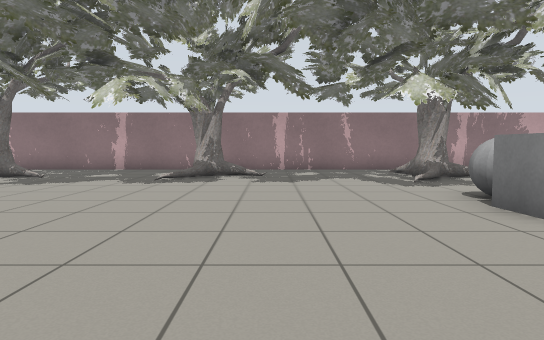
view 1 (above)

24 first-person views from a walk through a Gazebo world. The camera is 0.86 m above the floor, tilts 4° down and sees 75° across. The lines on the ground mark 1 m squares. The floor is counted in squares, 1 m on a side. Each view is taken from the middle of a square. On the plan, view 1 faces up. The plan holds only what a view shows up to about 12 squares ahead; the rest is blank. The robots in the file are not drawn. Gazebo's built-in surfaces are drawn with simple patterns.

view 2
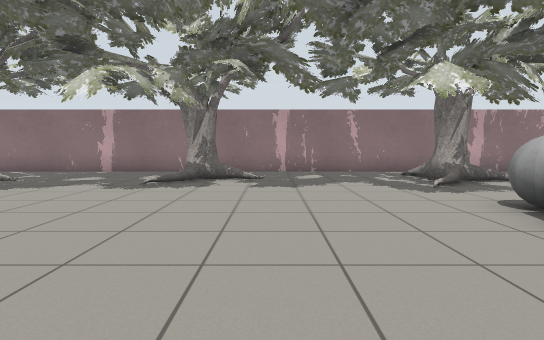

view 3
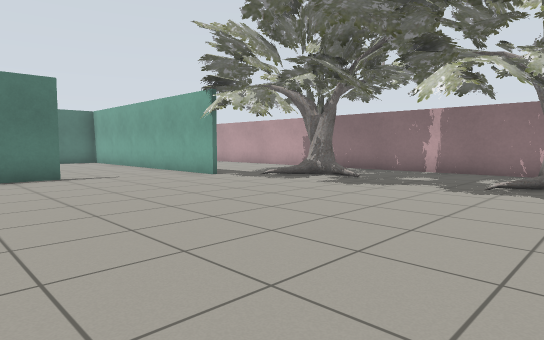

view 4
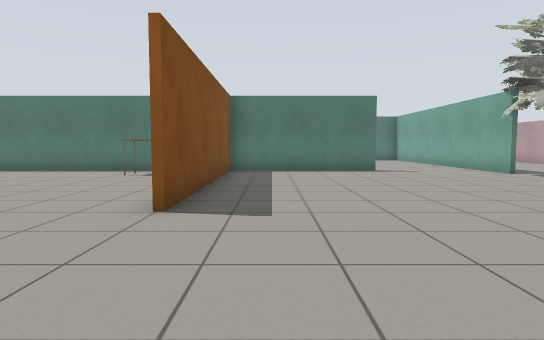

view 5
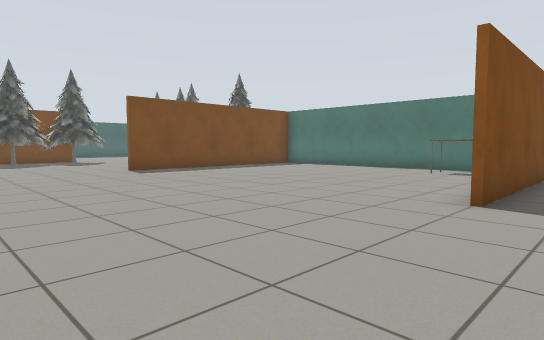

view 6
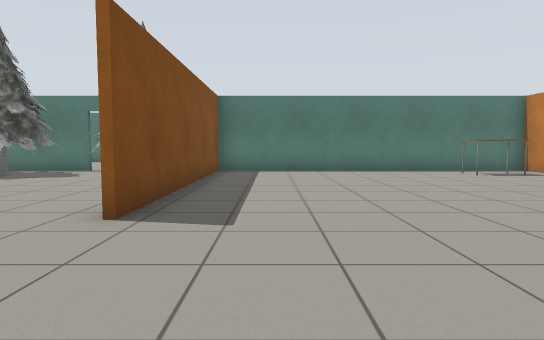

view 7
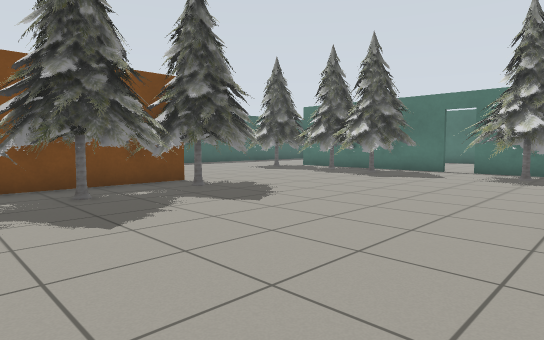

view 8
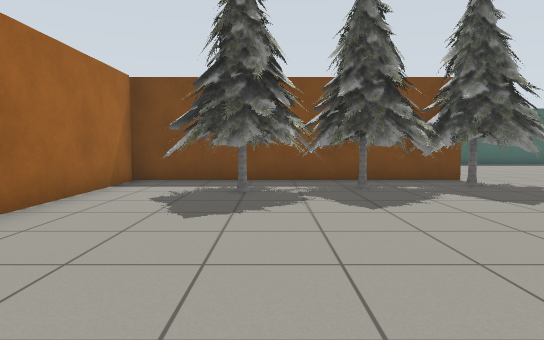

view 9
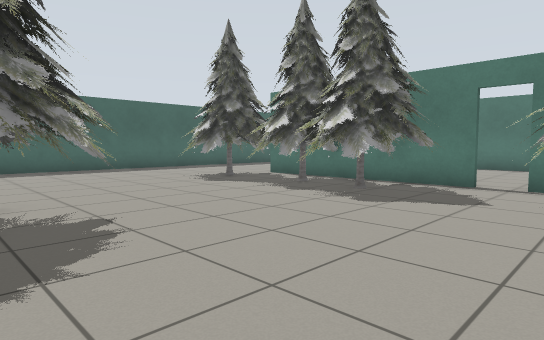

view 10
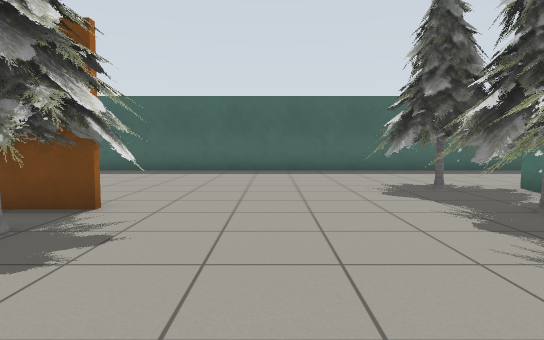

view 11
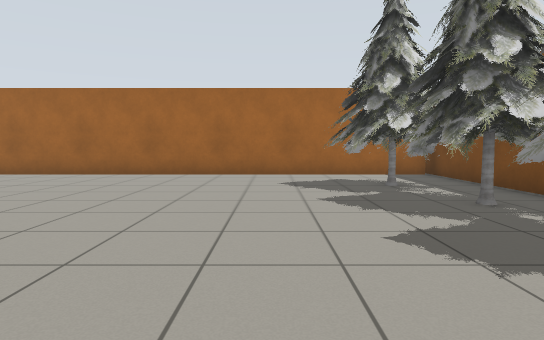

view 12
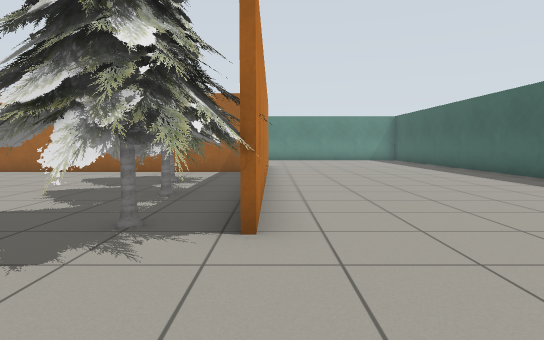

view 13
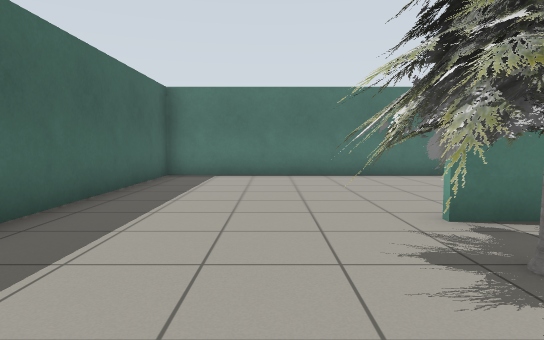

view 14
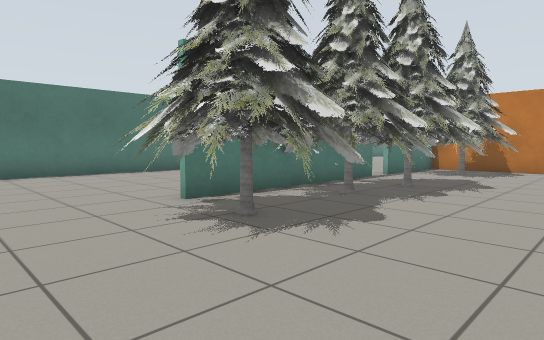

view 15
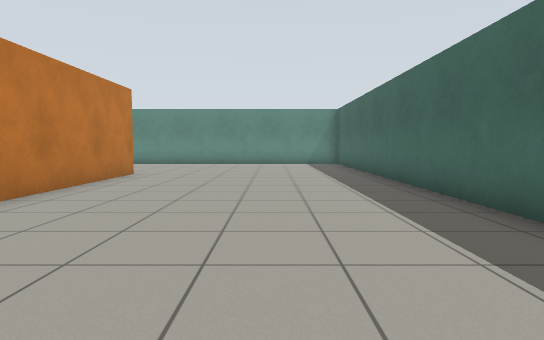

view 16
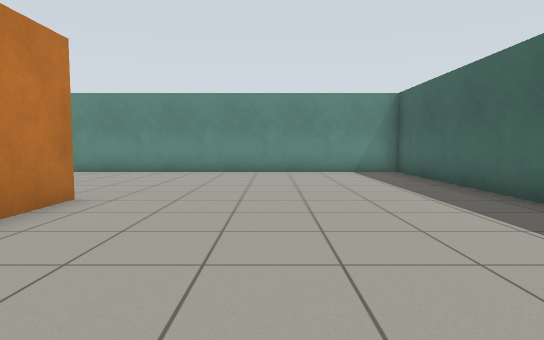

view 17
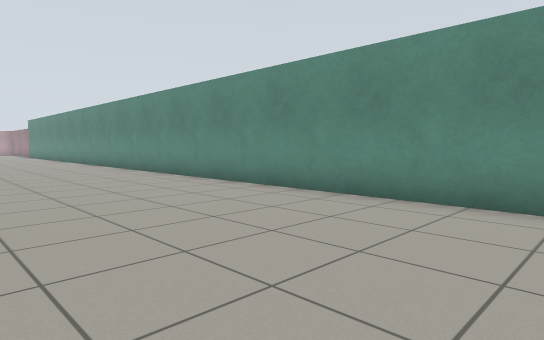

view 18
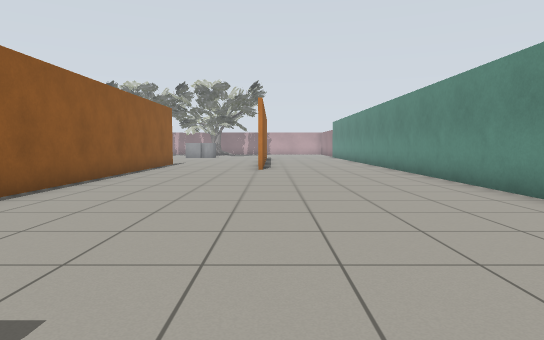

view 19
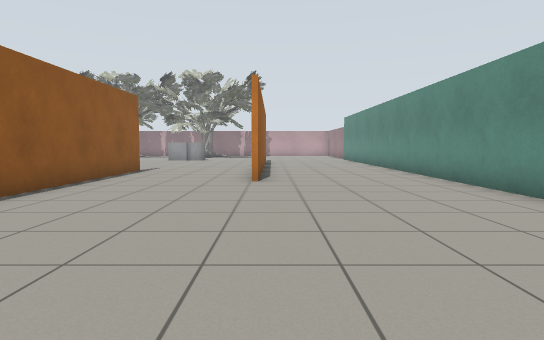

view 20
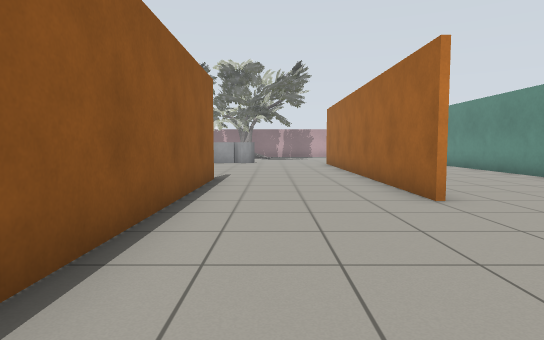

view 21
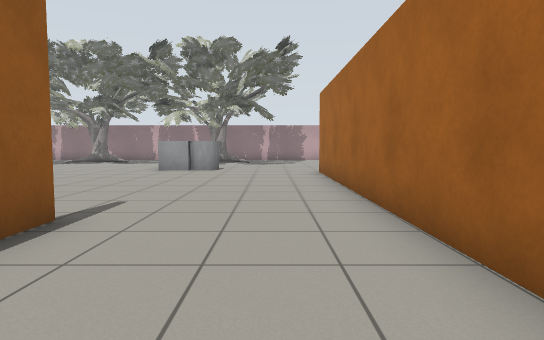

view 22
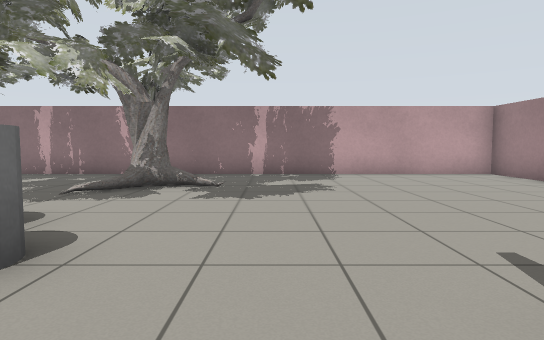

view 23
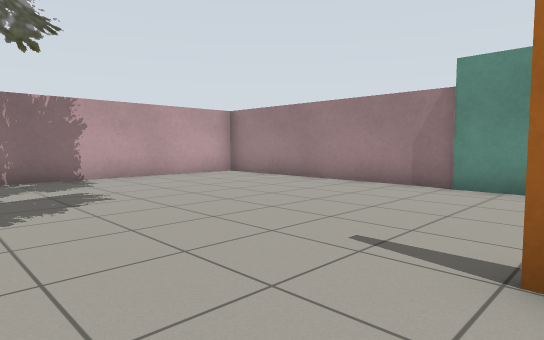

view 24
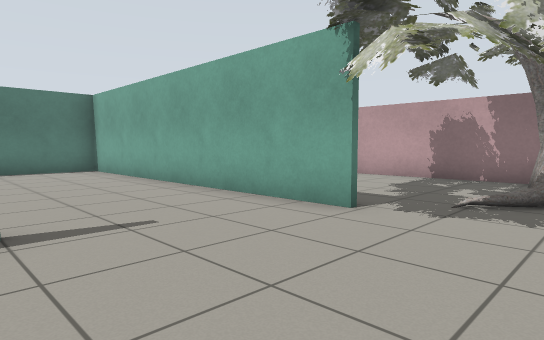

### Floor plan
Key: @ floor where view 1 was taken; # wall or solid block; . floor; D open door; T oak tree; B grey ball; G grey box; A table; P pine tree; C grey cylinder.
Columns run from 19 left of view 1 to 14 right of it. Each row starts with its distance up from view 1.
 13       ############################
 12        ..........................#
 11        ....T.....T.....T.........#
 10         ...TT....TT....TT........#
  9         ...T.....T.....TT........#
  8         .. ......T...............#
  7 ##########..T..TT....T.TT........#
  6 #.........T...........BB.........#
  5 #.....................GGC........#
  4   ....................GGC........#
  3         #...................#
  2         #...................#
  1         #...................#
  0         #..........@........#
 -1         ########............#  ..#
 -2         #..  ...............#  ..#
 -3         #AA........... .....# ...#
 -4         #AA........... .#...#....#
 -5         #............   #...#....#
 -6         #............   #...#....#
 -7          ............   #...#....#
 -8         #............ ..#........#
 -9         #...............#........#
-10          ...............#........#
-11         #...............#........#
-12         ########........#........#
-13         #PPP............#........#
-14         #PPP............#........#
-15        .#PP.............#........#
-16   #.....D...........PP..#........#
-17   #.... #PPP...PPPPPPPP.#........#
-18   #     #PPP..PPPPPPPPP.# .......#
-19   #.    #PPP...PPPPPPP..#  ......#
-20   #...  #PPP...P###########......#
-21   #.....#PP......................#
-22   #.....#PPP.....................#
-23   #......PPP.....................#
-24   #..............................#
-25   #..............................#
-26   #..............................#
-27   ################################

Where each view was taken, in squares from view 1:
view 1: 0 up, 0 right, facing up
view 2: 1 up, 0 right, facing up
view 3: 1 up, 1 left, facing up-left
view 4: 0 up, 1 right, facing left
view 5: 0 up, 2 right, facing down-left
view 6: 10 down, 1 right, facing left
view 7: 12 down, 1 right, facing down-left
view 8: 11 down, 1 right, facing down
view 9: 14 down, 3 left, facing down-left
view 10: 15 down, 6 left, facing down
view 11: 15 down, 6 left, facing right
view 12: 20 down, 7 left, facing right
view 13: 24 down, 7 left, facing left
view 14: 25 down, 6 left, facing up-left
view 15: 24 down, 3 left, facing right
view 16: 23 down, 2 right, facing right
view 17: 23 down, 8 right, facing up-right
view 18: 20 down, 9 right, facing up
view 19: 16 down, 9 right, facing up
view 20: 13 down, 6 right, facing up
view 21: 8 down, 7 right, facing up
view 22: 2 up, 7 right, facing up
view 23: 3 up, 6 right, facing up-right
view 24: 3 up, 7 left, facing up-left
